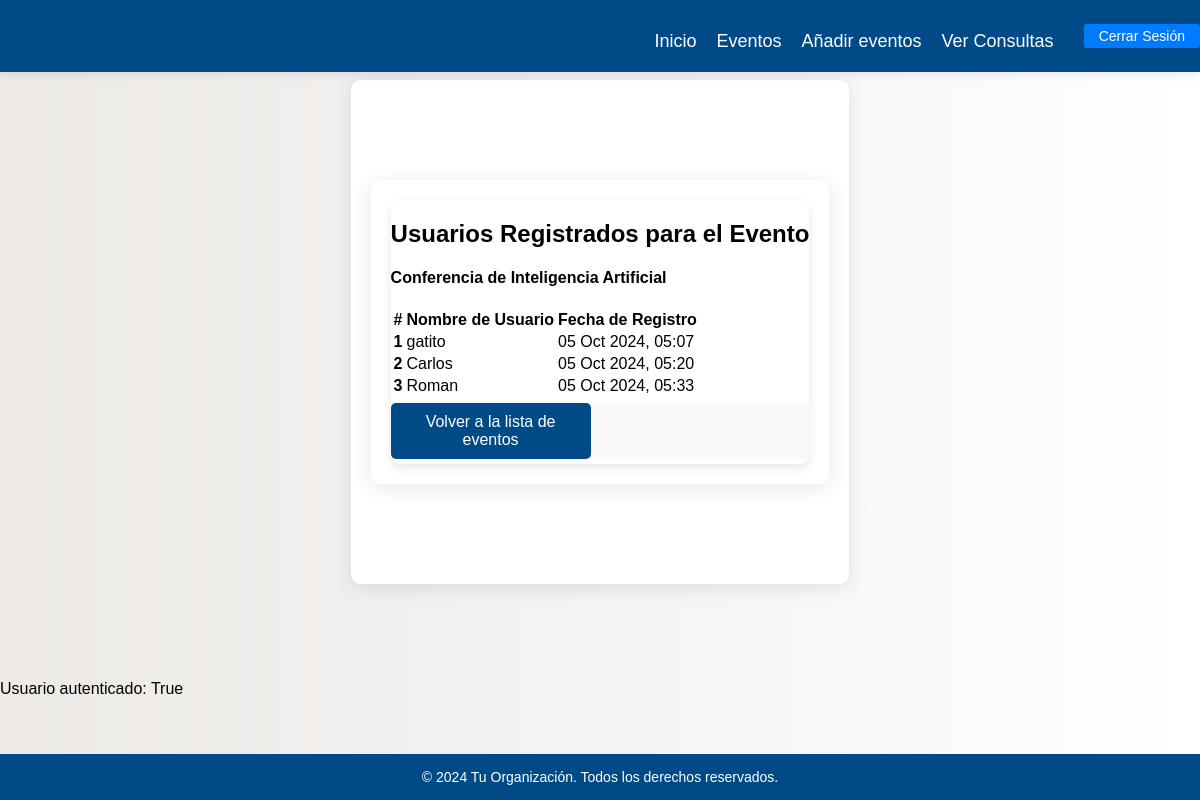
/eventos/3/registrados/ (signed in), run on the app's committed database.
### eventosya/models.py (models this page shows, shortened)
class Evento(models.Model):
    nombrEvento = models.CharField(max_length=100)
    descripcion = models.TextField()
    fechaInicio = models.DateTimeField()
    fechaFin = models.DateTimeField()
    lugar = models.CharField(max_length=100)
    categoria = models.ForeignKey(Categoria, on_delete=models.SET_NULL, null=True, blank=True)
    organizador = models.ForeignKey(User, on_delete=models.SET_NULL, null=True)
    costo = models.DecimalField(max_digits=8, decimal_places=2, default=0.0)  # Ej: Precio en USD
    estadoEvento = models.CharField(max_length=20, default='Pendiente')  # Pendiente, En Curso, Finalizado, Cancelado
    imagen = models.ImageField(upload_to='eventos/', null=True, blank=True)  # Campo para la imagen del evento

class RegistroEvento(models.Model):
    usuario = models.ForeignKey('auth.User', on_delete=models.CASCADE)
    evento = models.ForeignKey(Evento, on_delete=models.CASCADE)
    fechaRegistro = models.DateTimeField(auto_now_add=True)

### eventosya/views.py (the view)
# urls.py: path('eventos/<int:evento_id>/registrados/', views.ver_registrados, name='ver_registrados'),
def ver_registrados(request, evento_id):
    evento = get_object_or_404(Evento, id=evento_id)
    registrados = RegistroEvento.objects.filter(evento=evento)
    context = {
        'evento': evento,
        'registrados': registrados,
    }
    return render(request, 'eventos/ver_registrados.html', context)

### eventosya/templates/eventos/ver_registrados.html
{% extends "base.html" %}
{% block content %}
<div class="container mt-5">
    <div class="card">
        <div class="card-header bg-primary text-white text-center">
            <h2>Usuarios Registrados para el Evento</h2>
            <h4>{{ evento.nombrEvento }}</h4>
        </div>
        <div class="card-body">
            {% if registrados %}
                <table class="table table-hover table-bordered">
                    <thead class="thead-dark">
                        <tr>
                            <th scope="col">#</th>
                            <th scope="col">Nombre de Usuario</th>
                            <th scope="col">Fecha de Registro</th>
                        </tr>
                    </thead>
                    <tbody>
                        {% for registro in registrados %}
                            <tr>
                                <th scope="row">{{ forloop.counter }}</th>
                                <td>{{ registro.usuario.username }}</td>
                                <td>{{ registro.fechaRegistro|date:"d M Y, H:i" }}</td>
                            </tr>
                        {% endfor %}
                    </tbody>
                </table>
            {% else %}
                <div class="alert alert-info text-center" role="alert">
                    No hay usuarios registrados para este evento.
                </div>
            {% endif %}
        </div>
        <div class="card-footer text-center">
            <a href="{% url 'listarEventos' %}" class="btn btn-secondary">Volver a la lista de eventos</a>
        </div>
    </div>
</div>
{% endblock %}

### eventosya/templates/base.html (shortened to what this page needs)
<!DOCTYPE html>
<html lang="es">
<head>
    {% load static %}
    <link rel="stylesheet" href="{% static 'css/estilos.css' %}">
    <link rel="stylesheet" href="{% static 'css/form_styles.css' %}">
    <link rel="stylesheet" href="{% static 'css/eventos.css' %}">
    <link rel="stylesheet" href="{% static 'css/detalleEventos.css' %}">
    <link rel="stylesheet" href="{% static 'css/event_form.css' %}">
</head>
<body>
    <nav>
        <ul>
            <li><a href="{% url 'inicio' %}">Inicio</a></li>
            <li><a href="{% url 'listarEventos' %}">Eventos</a></li>
            {% if user.is_authenticated %}
            <li><a href="{% url 'crear_evento' %}">Añadir eventos</a></li>
            <li><a href="{% url 'panel_vistas' %}">Ver Consultas</a></li>
            <li>
                <form method="POST" action="{% url 'logout' %}">
                    <button type="submit" class="btn cerrar-sesion">Cerrar Sesión</button>
                </form>
            </li>
            {% else %}
            <li><a href="{% url 'login' %}">Iniciar Sesión</a></li>
            <li><a href="{% url 'registro' %}">Registrarse</a></li>
            {% endif %}
        </ul>
    </nav>
    <div class="container mt-4">
        {% block content %}{% endblock %}
    </div>
    <p>Usuario autenticado: {{ user.is_authenticated }}</p>
    <footer>
        <p>&copy; 2024 Tu Organización. Todos los derechos reservados.</p>
    </footer>
</body>
</html>

### eventosya/static/css/estilos.css (style rules this page uses)
* { box-sizing: border-box; }
body { font-family: 'Arial', sans-serif; background: linear-gradient(to right, #ece9e6, #ffffff); margin: 0; padding: 0; height: 100vh; display: flex; flex-direction: column; }
nav { width: 100%; background-color: #004b87; padding: 3px 0; box-shadow: 0 2px 10px rgba(0, 0, 0, 0.1); position: fixed; top: 0; left: 0; z-index: 1000; display: flex; justify-content: flex-end; align-items: center; }
nav ul { list-style: none; padding: 0; display: flex; align-items: center; }
nav ul li { margin: 0 10px; }
nav ul li a { color: white; text-decoration: none; font-size: 18px; transition: color 0.3s; }
.btn.cerrar-sesion { background-color: #007bff; color: white; border: none; border-radius: 3px; padding: 4px 10px; font-size: 14px; cursor: pointer; transition: background-color 0.3s; margin-left: 10px; white-space: nowrap; }
.container { display: flex; justify-content: center; align-items: flex-start; max-width: 1200px; margin: 80px auto 20px; padding: 20px; flex-wrap: wrap; }
.btn { background-color: #004b87; color: white; border: none; border-radius: 5px; padding: 10px 20px; font-size: 16px; cursor: pointer; transition: background-color 0.3s, transform 0.2s; margin: 10px; width: calc(50% - 20px); }
footer { background-color: #004b87; color: rgb(255, 255, 255); text-align: center; padding: 15px 0; margin-top: auto; }
footer p { margin: 0; font-size: 14px; }

### eventosya/static/css/form_styles.css (style rules this page uses)
.container { max-width: 800px; margin: auto; padding: 20px; background-color: #ffffff; border-radius: 8px; box-shadow: 0 2px 10px rgba(0, 0, 0, 0.1); display: flex; flex-direction: row; justify-content: space-between; }
form { display: flex; flex-direction: column; }
button { padding: 10px; background-color: #073465; color: white; border: none; border-radius: 4px; cursor: pointer; font-size: 16px; transition: background-color 0.3s ease; }
a { text-align: center; color: #07315d; text-decoration: none; display: block; margin-top: 10px; }

### eventosya/static/css/eventos.css (style rules this page uses)
body { margin: 0; padding: 0; font-family: 'Arial', sans-serif; background-color: #f4f4f4; }
.container { max-width: 1200px; margin: 40px auto; padding: 20px; background: #ffffff; border-radius: 10px; box-shadow: 0 4px 20px rgba(0, 0, 0, 0.1); }
.btn { width: 100%; max-width: 200px; margin: 5px 0; background-color: #f0c040; color: #004b87; padding: 10px 15px; border: none; border-radius: 5px; cursor: pointer; transition: background-color 0.3s, transform 0.3s; }

### eventosya/static/css/detalleEventos.css (style rules this page uses)
body { margin: 0; padding: 0; font-family: 'Arial', sans-serif; background-color: #f4f4f4; }
.container { max-width: 1200px; margin: 80px auto; padding: 20px; background: #ffffff; border-radius: 10px; box-shadow: 0 4px 20px rgba(0, 0, 0, 0.1); }
.card { border: none; border-radius: 10px; box-shadow: 0 4px 10px rgba(0, 0, 0, 0.1); }
.card-footer { background-color: #f9f9f9; }
.btn-secondary { background-color: #004b87; color: #ffffff; padding: 10px 15px; border-radius: 5px; transition: background-color 0.3s; }

### data on the page
Evento: nombrEvento "Conferencia de Inteligencia Artificial"
RegistroEvento: usuario.username "gatito", fechaRegistro "05 Oct 2024, 05:07"
RegistroEvento: usuario.username "Carlos", fechaRegistro "05 Oct 2024, 05:20"
RegistroEvento: usuario.username "Roman", fechaRegistro "05 Oct 2024, 05:33"

### other printed values
{{ user.is_authenticated }} "True"
